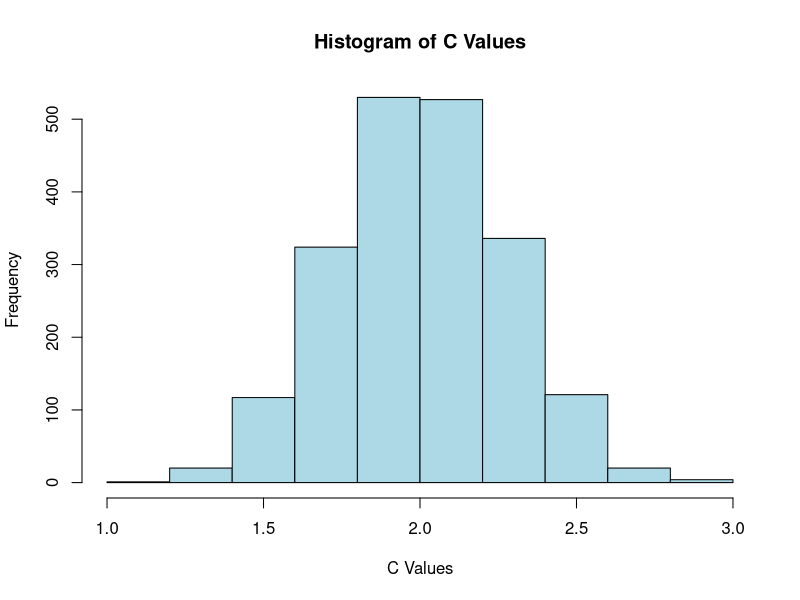

Source code (R): (Note: this script raises an error after producing the figure.)
## ---- chunk 1
library(gtools)
library(MASS)

df1 <- read.csv("Body_masses.csv")

df1$Body.mass <- log(df1$Body.mass)

results_df <- data.frame()

num_permutations <- 2000

for (i in 1:num_permutations) {
  
  perms <- sample(df1$Body.mass, length(df1$Body.mass), replace = FALSE)
  
  results_df <- rbind(results_df, data.frame(Permutation = i, Body.mass = perms))
}


calculate_sum_squared_differences <- function(vector) {
  squared_differences <- (vector[-1] - vector[-length(vector)])^2
  sum_squared_differences <- sum(squared_differences)
  mean_value <- mean(vector)
  differences <- vector - mean_value
  sum_of_differences <- sum((differences)^{2})
  c_value <- sum_squared_differences / sum_of_differences
  return(c_value)
}

c_value_df <- data.frame(Result = numeric(0))

for (i in 1:num_permutations) {
  perm_values <- results_df$Body.mass[results_df$Permutation == i]
  result <- calculate_sum_squared_differences(perm_values)
  c_value_df <- rbind(c_value_df, data.frame(Result = result))
}


# fitting a normal distribution to my results
fit <- fitdistr(c_value_df$Result, densfun = "normal")
mean_estimate <- fit$estimate["mean"]
sd_estimate <- fit$estimate["sd"]

# I thought it was normal now 
hist(c_value_df$Result, main = "Histogram of C Values", xlab = "C Values", ylab = "Frequency", col = "lightblue", border = "black")



## ---- chunk 2
library(ape)
library(igraph)
library(purrr)

# Begin by getting the edge matrix
original_tree <- read.tree(text = "((A, B),  (C,D));")
edges <- original_tree$edge

# function that gives us the adjacency matrix from our original edge 
create_adjacency_matrix <- function(edges) {
  # Find the number of nodes, to get the size of our matrix
  nodes <- unique(as.vector(edges))
  num_nodes <- length(nodes)

  # Create an empty adjacency matrix
  adj_matrix <- matrix(0, nrow = num_nodes, ncol = num_nodes)

  # Recursively populate 
  for (i in 1:nrow(edges)) {
    #we look at the edge matrix and the right column are the from_nodes
    from_node <- edges[i, 1]
    #left columns
    to_node <- edges[i, 2]

    if (from_node %in% nodes) {
  #storing the first to_node as the right child, defined as 1
      adj_matrix[from_node, to_node] <- 1 
  #we remove from_node from the list
      nodes <- nodes[nodes != from_node]
    } else {
  #if it appears again then we assign the remaining child to the left, defined as 2
      adj_matrix[from_node, to_node] <- 2  
    }
  }

  return(adj_matrix)
}

case_matrix <-create_adjacency_matrix(edges)
print(case_matrix)


find_flips <- function(adj_matrix) {
  num_rows <- nrow(adj_matrix)
  flips_list <- vector("list", length = num_rows)

  for (i in 1:num_rows) {
    row <- adj_matrix[i, ]
    flips <- which(row == 2)
    flips_list[[i]] <- flips
  }

  return(flips_list)
}

# Test the function with your case_matrix
flips_result <- find_flips(case_matrix)
print(flips_result)

## ---- chunk 3

all_combinations <- function(adj_matrix, num) {

#get the children

 results <- find_children(adj_matrix, num)

#define

 left_child <- results$left
 right_child <- results$right

#this is the end 

  if (left_child == -1) {

    copy_adj_matrix <- adj_matrix

    return(copy_adj_matrix)

  } else {

#make a copy for each recursion so you have a copy for every flip

    left_1_copy_adj_matrix <- adj_matrix

#calling function with nothing flipped, asking to flip children of left child

    left_1 <- all_combinations(left_1_copy_adj_matrix, left_child)
    
# flip children of right child

    right_1_copy_adj_matrix <- adj_matrix

    right_1 <- all_combinations(right_1_copy_adj_matrix, right_child)
    
    
# Swap left  and right children
    adj_matrix[num, left_child] <- 1
    adj_matrix[num, right_child] <- 2
 
   
#calling function with nothing flipped, asking to flip children of left child (used to be right child)
    left_2_copy_adj_matrix <- adj_matrix
    left_2 <- all_combinations(left_2_copy_adj_matrix, left_child)
   

   #calling function with nothing flipped, asking to flip children of right child (used to be left child)
    right_2_copy_adj_matrix <- adj_matrix
    right_2 <- all_combinations(right_2_copy_adj_matrix, right_child)
    
    return(list(left_1, left_2, right_1, right_2))
    
  }
}
    
adjoint_list <-all_combinations(case_matrices,5)
print(adjoint_list)

#finds children of a specific node in the adj matrix
find_children <- function(adj_matrix, node) {
  children_right <- which(adj_matrix[node,] == 1)  # Right child
  children_left <- which(adj_matrix[node,] == 2)  # Left child

  #no children
  if (identical(children_right, integer(0))) {
    result <- list(right = -1, left = -1)
  } else {
    result <- list(right = children_right, left = children_left)
  }
  

  return(result)
}

#call function
adj_matrix <- create_adjacency_matrix(edges)

# we 4 sets of matrices
result <- all_combinations(adj_matrix, 5)


# Function to get the last matrix in each sublist (maybe a partial solution?)
get_last_matrix <- function(lst) {
  lapply(lst, function(x) {
    if (is.list(x)) {
      get_last_matrix(head(x, n = 1))
      get_last_matrix(head(x, n = 2))
    } else {
      x
    }
  })
}

# Apply the function 
unique_matrices <- get_last_matrix(result)

get_edge_matrix <- function(adj_matrix) {
edge_matrix <- matrix(NA, ncol = 2, nrow = 0)
  
  # We define what a child would look like in the adj matrix
   find_children <- function(parent, root) {
    children <- which(adj_matrix[parent, ] != 0)
    right_children <- children[adj_matrix[parent, children] == 1]
    left_children <- children[adj_matrix[parent, children] == 2]
    
    # We add the right children
     for (child in right_children) {
      edge <- c(parent, child)
      edge_matrix <<- rbind(edge_matrix, edge)
      
      # Recursion
      find_children(child, root)
    }

    # Then, add left children
    for (child in left_children) {
      edge <- c(parent, child)
      edge_matrix <<- rbind(edge_matrix, edge)
      
      # Recursion
      explore_children(child, root)
    }
  }

   #Iterate through nodes to find roots and start exploration
  for (node in 1:num_nodes) {
    if (sum(adj_matrix[, node] != 0) == 0) {
       #Node is a root, start exploration
      explore_children(node, node)
    }
  }

  return(edge_matrix)
}
#print(unique_matrices)

#need to flatten it?
edge_matrices_list <- lapply(unique_matrices, get_edge_matrix)




## ---- chunk 4

tree_string <- "((((((Odocoileus_hemionus,Odocoileus_virginianus),Rangifer_tarandus),Alces_alces),((Dama_dama,Cervus_canadensis))),Antilocapra_americana));"

tree <- read.tree(text = tree_string)

# I'm building the joint data outside of the csv file
tip_labels <- tree$tip.label
data_order <- c(Odocoileus_hemionus = 74, Odocoileus_virginianus = 57, Rangifer_tarandus = 100, Alces_alces = 384, Dama_dama = 55, Cervus_canadensis = 300, Antilocapra_americana = 50)

link_tree_values <- function(tree, tip_labels, data_order) {
  # Create a named vector with tip labels and corresponding values
  values_vec <- data_order[tip_labels]

  # Annotate the tree with values for tips
  tree$node.label <- ifelse(gsub(" ", "_", tree$tip.label) %in% names(values_vec), values_vec[gsub(" ", "_", tree$tip.label)], NA)

  return(tree)

}

tree_with_values <- link_tree_values(tree, tip_labels, data_order)
print(tree_with_values)

edges <-tree_with_values$edge

# function that gives us the adjacency matrix from our original edge 
create_adjacency_matrix <- function(edges) {
  # Find the number of nodes, to get the size of our matrix
  nodes <- unique(as.vector(edges))
  num_nodes <- length(nodes)

  # Create an empty adjacency matrix
  adj_matrix <- matrix(0, nrow = num_nodes, ncol = num_nodes)

  # Recursively populate 
  for (i in 1:nrow(edges)) {
    #we look at the edge matrix and the right column are the from_nodes
    from_node <- edges[i, 1]
    #left columns
    to_node <- edges[i, 2]

    if (from_node %in% nodes) {
  #storing the first to_node as the right child, defined as 1
      adj_matrix[from_node, to_node] <- 1 
  #we remove from_node from the list
      nodes <- nodes[nodes != from_node]
    } else {
  #if it appears again then we assign the remaining child to the left, defined as 2
      adj_matrix[from_node, to_node] <- 2  
    }
  }

  return(adj_matrix)
}

#We wish to find all combinations 
all_combinations <- function(adj_matrix, num) {
 #we have a function to find children later
 results <- find_children(adj_matrix, num)
 left_child <- results$left
 right_child <- results$right
 
 

 #first we take the case that there are no kids, if none then we just return a copy of what we have
  if (left_child == -1) {
    copy_adj_matrix <- adj_matrix
    return(copy_adj_matrix)
  } else {
    # Recursively taking the combinations of the left tree
    left_1_copy_adj_matrix <- adj_matrix
    left_1 <- all_combinations(left_1_copy_adj_matrix, left_child)
    
    # Recursively taking the combinations of the right tree
    right_1_copy_adj_matrix <- adj_matrix
    right_1 <- all_combinations(right_1_copy_adj_matrix, right_child)
    
    
    # Swap left and right
    adj_matrix[num, left_child] <- 1
    adj_matrix[num, right_child] <- 2
    print(adj_matrix)
    
    #now switching the placement of the left tree with the right tree
    left_2_copy_adj_matrix <- adj_matrix
    left_2 <- all_combinations(left_2_copy_adj_matrix, right_child)
    
    # Swap left and right
    adj_matrix[num, left_child] <- 1
    adj_matrix[num, right_child] <- 2 
    #now switching the placement of the left right with the left tree
    right_2_copy_adj_matrix <- adj_matrix
    right_2 <- all_combinations(right_2_copy_adj_matrix, left_child)
    
    return(list(left_1, left_2, right_1, right_2))
    
  }
}

find_children <- function(adj_matrix, node) {
  children_right <- which(adj_matrix[node,] == 1)  # Right child
  children_left <- which(adj_matrix[node,] == 2)  # Left child

  
  if (identical(children_right, integer(0))) {
    result <- list(right = -1, left = -1)
  } else {
    result <- list(right = children_right, left = children_left)
  }
  

  return(result)
}


adj_matrix <- create_adjacency_matrix(edges)
print(adj_matrix)
result <- all_combinations(adj_matrix, 8)

# Function to get the last matrix in each sublist
get_last_matrix <- function(lst) {
  lapply(lst, function(x) {
    if (is.list(x)) {
      get_last_matrix(head(x, n = 1))
      get_last_matrix(head(x, n = 2))
    } else {
      x
    }
  })
}
# Apply the function to your list
unique_matrices <- get_last_matrix(result)

get_edge_matrix <- function(adj_matrix) {
  
  #
  edge_matrix <- matrix(NA, ncol = 2, nrow = 0)
  
  # Helper function for recursive exploration
  explore_children <- function(parent, root) {
    children <- which(adj_matrix[parent, ] != 0)
    right_children <- children[adj_matrix[parent, children] == 1]
    left_children <- children[adj_matrix[parent, children] == 2]
    
    # First, add right children
    for (child in right_children) {
      edge <- c(parent, child)
      edge_matrix <<- rbind(edge_matrix, edge)
      
      # Recursively explore children
      explore_children(child, root)
    }

    # Then, add left children
    for (child in left_children) {
      edge <- c(parent, child)
      edge_matrix <<- rbind(edge_matrix, edge)
      
      # Recursively explore children
      explore_children(child, root)
    }
  }

  # Iterate through nodes to find roots and start exploration
  for (node in 1:num_nodes) {
    if (sum(adj_matrix[, node] != 0) == 0) {
      # Node is a root, start exploration
      explore_children(node, node)
    }
  }

  return(edge_matrix)
}
print(unique_matrices)

## ---- chunk 5
library(ape)
library(phangorn)
library(gtools)

tree_string <- "((((((Odocoileus_hemionus,Odocoileus_virginianus),Rangifer_tarandus),Alces_alces),((Dama_dama,Cervus_canadensis))),Antilocapra_americana));"

tree <- read.tree(text = tree_string)

tree$edge
# I'm building the joint data outside of the csv file
tip_labels <- tree$tip.label
data_order <- c(Odocoileus_hemionus = 74, Odocoileus_virginianus = 57, Rangifer_tarandus = 100, Alces_alces = 384, Dama_dama = 55, Cervus_canadensis = 300, Antilocapra_americana = 50)

link_tree_values <- function(tree, tip_labels, data_order) {
  # Create a named vector with tip labels and corresponding values
  values_vec <- data_order[tip_labels]

  # Annotate the tree with values for tips
  tree$node.label <- ifelse(gsub(" ", "_", tree$tip.label) %in% names(values_vec), values_vec[gsub(" ", "_", tree$tip.label)], NA)

  return(tree)

}

tree_with_values <- link_tree_values(tree, tip_labels, data_order)
print(tree_with_values)


# adapted function from above 
calculate_c_value <- function(data_vector) {
  squared_differences <- (data_vector[-1] - data_vector[-length(data_vector)])^2
  sum_squared_differences <- sum(squared_differences)
  mean_value <- mean(data_vector)
  differences <- data_vector - mean_value
  sum_of_differences <- sum(differences^2)
  c_value <- sum_squared_differences / sum_of_differences
  return(c_value)
}


# getting all the c values 
#c_values <- sapply(data_vectors_list, calculate_c_value)

#average_c_value <- mean(c_values)
